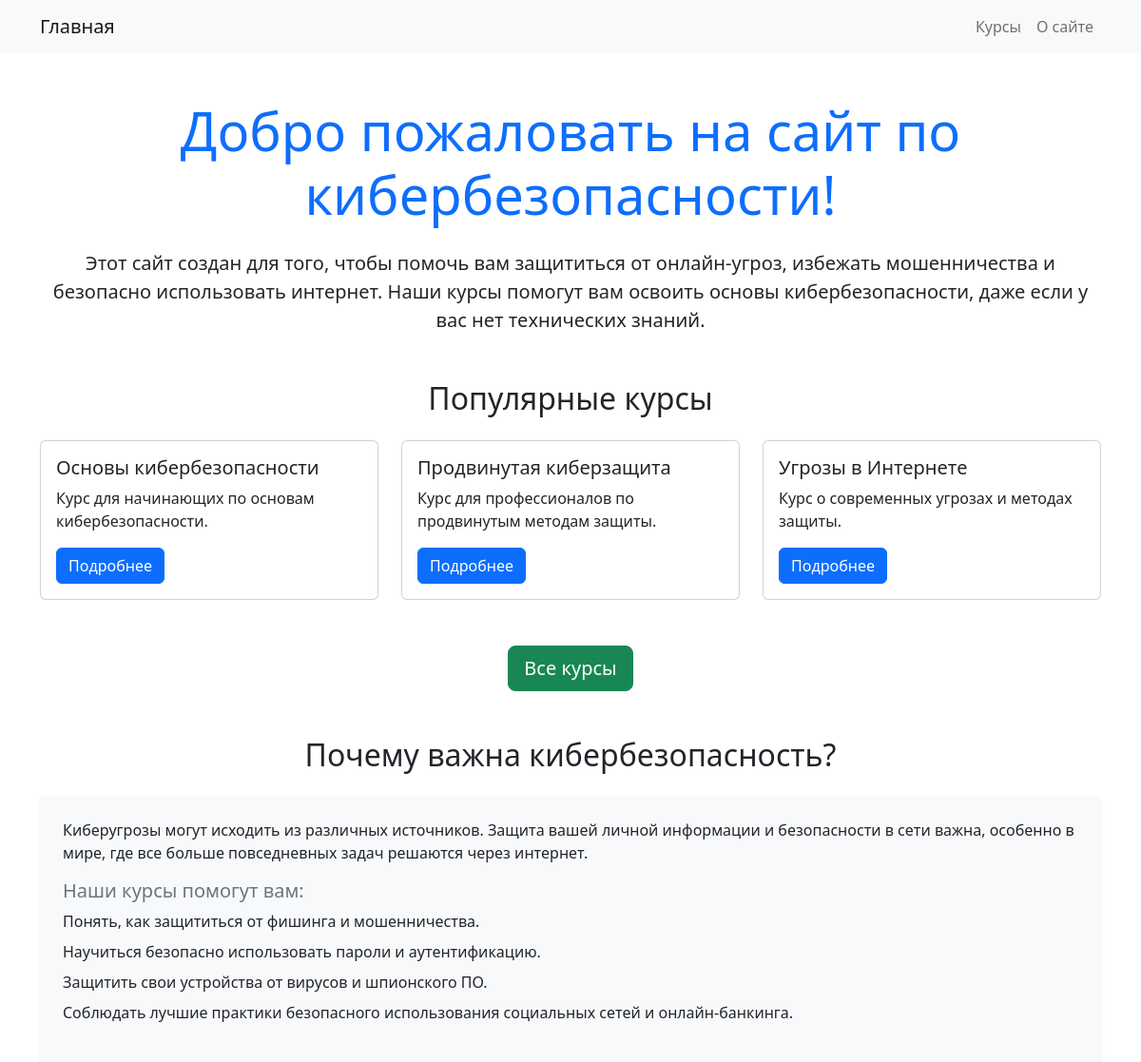
The page / on the database its author committed.
### courses/models.py (models this page shows, shortened)
class Course(models.Model):
    title = models.CharField(max_length=255)
    description = models.TextField()
    duration = models.PositiveIntegerField(help_text="Duration in hours", default=1)
    level = models.CharField(max_length=50,
                             choices=[('beginner', 'Beginner'),
                                      ('intermediate', 'Intermediate'),
                                      ('advanced', 'Advanced')],
                             default='beginner')
    created_at = models.DateTimeField(auto_now_add=True)
    updated_at = models.DateTimeField(auto_now=True)

### courses/views.py (the view)
# urls.py: path('', views.home, name='home'),
def home(request):
    courses = Course.objects.all()[:3]  # Выведем несколько курсов на главной странице
    return render(request, 'courses/home.html', {'courses': courses})

### courses/templates/courses/home.html (shortened to what this page needs)
{% extends 'base.html' %}
{% block content %}
    <div class="container mt-5">
        <h1 class="display-4 text-center text-primary mb-4">Добро пожаловать на сайт по кибербезопасности!</h1>
        <p class="lead text-center mb-5">Этот сайт создан для того, чтобы помочь вам защититься от онлайн-угроз, избежать мошенничества и безопасно использовать интернет. Наши курсы помогут вам освоить основы кибербезопасности, даже если у вас нет технических знаний.</p>
        <h2 class="text-center mb-4">Популярные курсы</h2>
        <div class="row">
            {% for course in courses %}
                <div class="col-md-4">
                    <div class="card mb-4">
                        <div class="card-body">
                            <h5 class="card-title">{{ course.title }}</h5>
                            <p class="card-text">{{ course.description|truncatewords:20 }}</p>
                            <a href="{% url 'course_detail' course.id %}" class="btn btn-primary">Подробнее</a>
                        </div>
                    </div>
                </div>
            {% endfor %}
        </div>
        <div class="text-center mt-4">
            <a href="{% url 'index' %}" class="btn btn-success btn-lg">Все курсы</a>
        </div>
    </div>
    <div class="container mt-5">
        <h2 class="text-center mb-4">Почему важна кибербезопасность?</h2>
        <div class="info-card p-4 rounded shadow-sm bg-light">
        <p class="text-dark">
            Киберугрозы могут исходить из различных источников. Защита вашей личной информации и безопасности в сети важна, особенно в мире, где все больше повседневных задач решаются через интернет.
        </p>
        <h5 class="text-secondary font-weight-bold">Наши курсы помогут вам:</h5>
        <ul class="list-unstyled">
            <li class="mb-2">
                 Понять, как защититься от фишинга и мошенничества.
            </li>
            <li class="mb-2">
                 Научиться безопасно использовать пароли и аутентификацию.
            </li>
            <li class="mb-2">
                 Защитить свои устройства от вирусов и шпионского ПО.
            </li>
            <li class="mb-2">
                 Соблюдать лучшие практики безопасного использования социальных сетей и онлайн-банкинга.
            </li>
        </ul>
    </div>
    </div>
{% endblock %}

### rows shown on the page
Course: title "Основы кибербезопасности", description "Курс для начинающих по основам кибербезопасности."
Course: title "Продвинутая киберзащита", description "Курс для профессионалов по продвинутым методам защиты."
Course: title "Угрозы в Интернете", description "Курс о современных угрозах и методах защиты."
